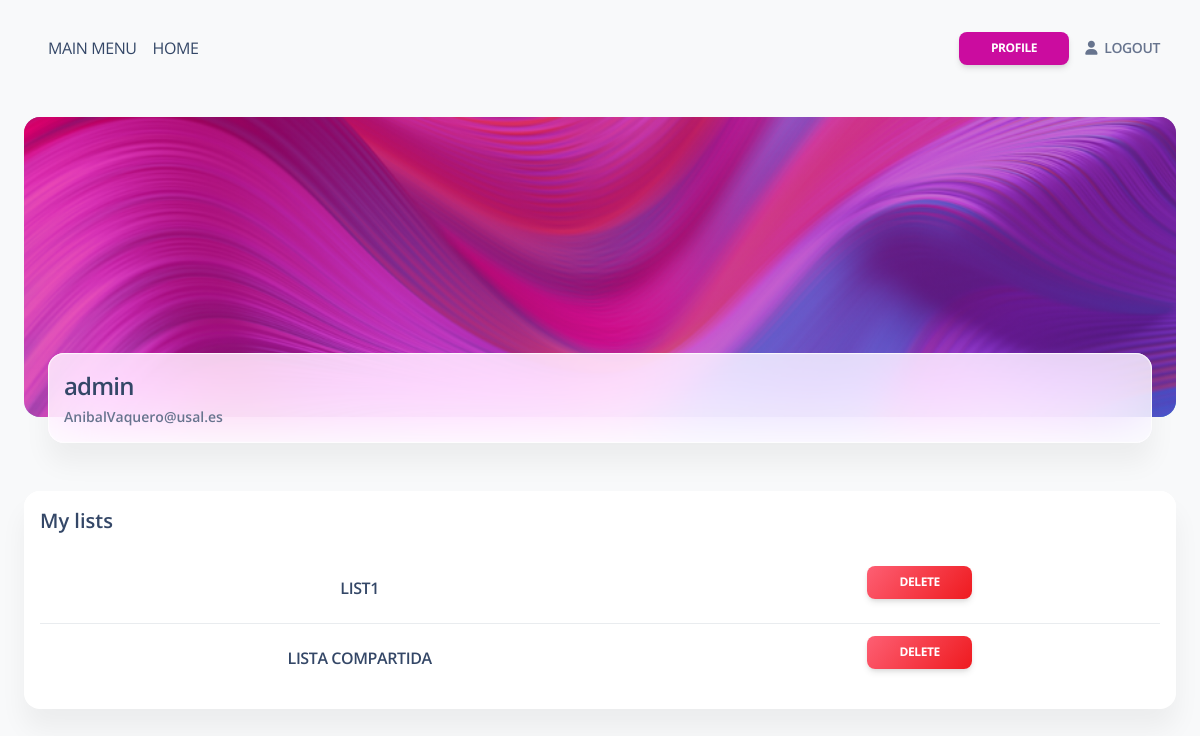
/accounts/profile/ (signed in), run on the app's committed database.
### eventlist/models.py (models this page shows, shortened)
class User(models.Model):
    user = models.OneToOneField(DjangoUser, on_delete=models.CASCADE)
    creation_date = models.DateField(auto_now_add=True)
    last_updated_date = models.DateTimeField(auto_now=True)

class EventList(models.Model):
    name = models.CharField(max_length=100, unique=True)
    creation_date = models.DateField(auto_now_add=True)
    last_updated_date = models.DateTimeField(auto_now=True)
    users = models.ManyToManyField(User, blank = True)

### eventlist/views.py (the view)
# urls.py: path('accounts/profile/', event_list_view.profile, name="profile"),
@login_required(login_url='/accounts/login/')
def profile(request):
    user, created = User.objects.get_or_create(user=request.user)
    if request.method == "GET":
        return render(
            request,
            "home/profile.html",
            {
                "profile": user,
            }
        )

### copia seguridad/eventlist/templates/home/profile.html (shortened to what this page needs)
{% extends 'layouts/base.html' %}
{% block content %}
  <div class="container-fluid">
    <div class="page-header min-height-300 border-radius-xl mt-4" style="background-image: url('/static/assets/img/curved-images/curved0.jpg'); background-position-y: 50%;">
      <span class="mask bg-gradient-primary opacity-6"></span>
    </div>
    <div class="card card-body blur shadow-blur mx-4 mt-n6 overflow-hidden">
      <div class="row gx-4">
        <div class="col-auto my-auto">
          <div class="h-100">
            <h4 class="mb-1">
              {{profile.user.username}}
            </h4>
            <p class="mb-0 font-weight-bold text-sm">
              {{profile.user.email}}
            </p>
          </div>
        </div>
      </div>
    </div>
  </div>
  <div class="container-fluid py-4">
    <div class="row">
      <div class="col-12 mt-4">
        <div class="card mb-4">
          <div class="card-header pb-0 p-3">
            <h5 class="mb-1">My lists</h5>
          </div>
          <div class="card-body p-3">
            <table class="table align-items-center mb-0">
              <tbody>
                  {% for list in profile.eventlist_set.all %}
                      <tr>
                          <td>
                              <div class="text-center">
                                  <span>
                                      <a class=" text-uppercase font-weight-bold mb-0" href="{% url 'list_events' list_name=list.name %}">{{ list.name }}</a>
                                  </span>
                              </div>
                          </td>
                          <td>
                              <div class="text-center">
                                  <span>
                                      <a class="text-uppercase btn bg-gradient-danger mt-1 btn-sm" href="{% url 'delete_list_confirmation' list_name=list.name %}">Delete</a>
                                  </span>
                              </div>
                          </td>
                      </tr>
                  {% endfor %}
              </tbody>
          </table>
          </div>
        </div>
      </div>
    </div>
  </div>
{% endblock content %}

### data on the page
User: user.username "admin", user.email "AnibalVaquero@usal.es"
EventList: name "LIST1"
EventList: name "LISTA COMPARTIDA"
